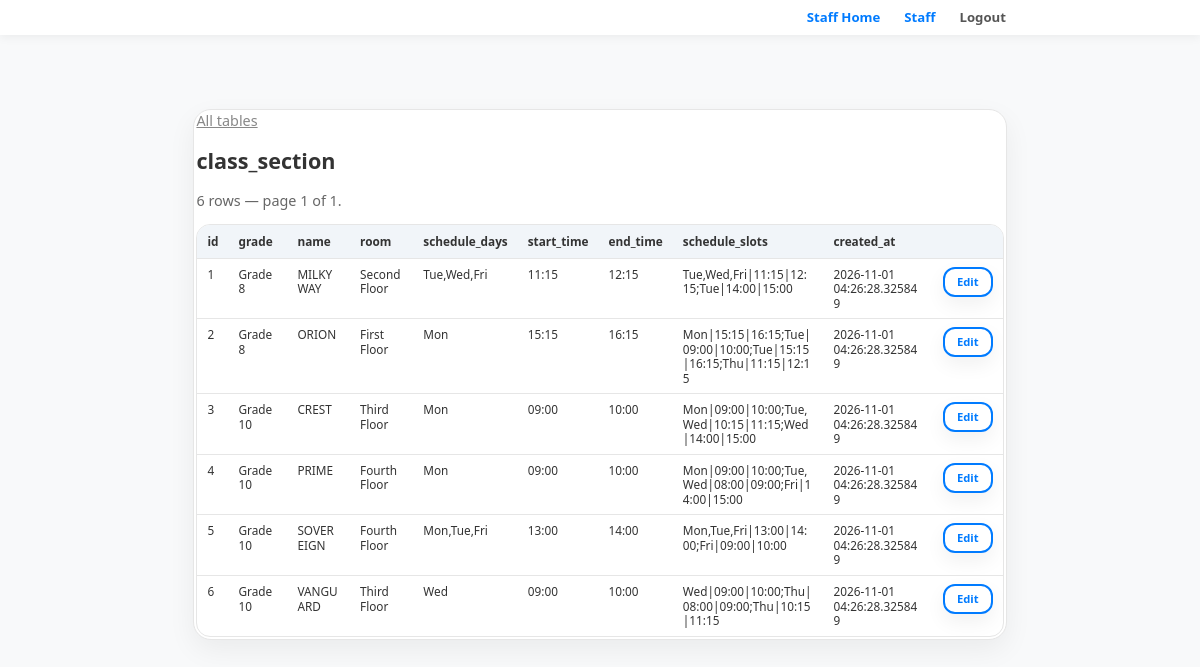
Page /admin/database/class_section (signed in) on the committed database.
### app.py (models this page shows)
class SectionLevel(db.Model):
    __tablename__ = 'class_section'
    id = db.Column(db.Integer, primary_key=True)
    grade = db.Column(db.String(40), nullable=False, index=True)
    name = db.Column(db.String(80), nullable=False)
    room = db.Column(db.String(60), nullable=False, default='')
    schedule_days = db.Column(db.String(40), nullable=False, default='')
    start_time = db.Column(db.String(5), nullable=False, default='')
    end_time = db.Column(db.String(5), nullable=False, default='')
    schedule_slots = db.Column(db.Text, nullable=False, default='')
    created_at = db.Column(db.DateTime, nullable=False, default=datetime.utcnow)
    __table_args__ = (db.UniqueConstraint('grade', 'name', name='uq_section_in_grade'),)

### app.py (the view)
@app.route('/admin/database/<table>')
@admin_required
def admin_database_table(table):
    cols = db_columns(table)
    if not cols:
        return redirect(url_for('admin_database'))
    try:
        page = max(int(request.args.get('page', '1')), 1)
    except ValueError:
        page = 1
    links = user_link_columns(table)
    learner_col = request.args.get('col')
    if learner_col not in links:
        learner_col = sorted(links)[0] if links else ''
    only = (request.args.get('value') or '').strip()
    if learner_col and links[learner_col] == 'id':
        only = str(int(only)) if only.lstrip('-').isdigit() else ''
    filter_col = learner_col if only else ''
    total = db_count(table, filter_col, only) if filter_col else db_count(table)
    pages = max((total + ROW_PAGE_SIZE - 1) // ROW_PAGE_SIZE, 1)
    page = min(page, pages)
    return render_template(
        'admin_database_table.html',
        user=current_user(),
        table=table,
        columns=cols,
        rows=db_rows(table, page, filter_col, only),
        key=db_pk(cols),
        page=page,
        pages=pages,
        total=total,
        size=ROW_PAGE_SIZE,
        chars=CELL_CHARS,
        learner_col=learner_col,
        learner_options=user_picks(table).get(learner_col, []),
        learner_only=only,
    )

### app.py (called while the page is built)
def admin_db_cache(key, query):
    global _ADMIN_DB_CACHE_AT
    now = time.time()
    if now - _ADMIN_DB_CACHE_AT >= 1.0:
        _ADMIN_DB_CACHE.clear()
        _ADMIN_DB_CACHE_AT = now
    if key not in _ADMIN_DB_CACHE:
        _ADMIN_DB_CACHE[key] = query()
    return _ADMIN_DB_CACHE[key]

def normalize_caps(values):
    out = []
    for value in values or []:
        if not str(value).strip():
            continue
        key = str(value).strip().lower().replace('-', '_')
        for canonical, spellings in CAPABILITY_ALIASES.items():
            if key in spellings or key == canonical.replace('_', ' '):
                key = canonical
                break
        if key not in out:
            out.append(key)
    return out

def caps_match(want, caps):
    wanted = normalize_caps([want])
    return bool(wanted) and wanted[0] in normalize_caps(caps)

def cap_label(capability):
    folded = normalize_caps([capability])
    if not folded:
        return ''
    return CAP_LABELS.get(folded[0], folded[0].replace('_', ' '))

def admin_levels():
    def load():
        out = {level: [] for level in reversed(ADMIN_LEVELS)}
        for row in admin_sql('SELECT level, capability FROM roles ORDER BY level',
                             as_rows=True):
            out.setdefault(row['level'], []).append(row['capability'])
        return out
    return admin_db_cache('levels', load)

def roles_for(level):
    if not level:
        return []
    key = LEGACY_LEVEL_KEYS.get(level, level)
    caps = normalize_caps(admin_levels().get(key))
    return caps or level_caps(key)

def admin_account(email):
    address = str(email or '').strip().lower()
    if not address:
        return None
    return admin_db_cache(
        ('account', address),
        lambda: admin_sql('SELECT email, password, level, supervisor FROM accounts '
                          'WHERE lower(email) = ?', (address,), one=True))

def current_user():
    uid = session.get('user_id')
    if not uid:
        return None
    return db.session.get(User, uid)

def is_admin(user):
    return bool(user) and (user.email or '').strip().lower() == ADMIN_EMAIL

def current_staff():
    sid = session.get('staff_id')
    if not sid:
        return None
    return db.session.get(Staff, sid)

def staff_level(member):
    if not member:
        return ''
    account = admin_account(member.email)
    level = str((account or {}).get('level') or '').strip().lower()
    return level if level in ADMIN_LEVELS else 'teacher'

### templates/admin_database_table.html (shortened to what this page needs)
{% extends "base.html" %}
{% block content %}
<div class="container card">
    <p style="margin: 0;"><a href="/admin/database" style="color: #888;">All tables</a></p>
    <h2>{{ table }}</h2>
    <p style="color: #666; margin-top: 0;">
        {% if learner_only %}
            {{ total }} row{{ '' if total == 1 else 's' }} for this learner
            &mdash; page {{ page }} of {{ pages }}.
        {% else %}
            {{ total }} row{{ '' if total == 1 else 's' }} &mdash; page {{ page }} of {{ pages }}.
        {% endif %}
    </p>
    <div class="db-scroll">
        <table class="db-table">
            <thead>
                <tr>
                    {% for c in columns %}<th>{{ c.name }}</th>{% endfor %}
                    {% if key %}<th></th>{% endif %}
                </tr>
            </thead>
            <tbody>
                {% for row in rows %}
                <tr>
                    {% for c in columns %}
                    <td class="{% if c.name == 'password_hash' %}db-null-cell{% endif %}">
                        {%- set value = row[c.name] -%}
                        {%- if value is none -%}
                            <span class="db-null">empty</span>
                        {%- elif c.name == 'password_hash' -%}
                            <span title="hidden">&bull;&bull;&bull;&bull;&bull;&bull;</span>
                        {%- else -%}
                            {{ value | string | truncate(chars, true) }}
                        {%- endif -%}
                    </td>
                    {% endfor %}
                    {% if key %}
                    <td>
                        <a href="/admin/database/{{ table }}/{{ row[key.name] }}"
                           class="btn btn-outline db-open">Edit</a>
                    </td>
                    {% endif %}
                </tr>
                {% else %}
                <tr><td colspan="{{ columns | length }}">This table is empty.</td></tr>
                {% endfor %}
            </tbody>
        </table>
    </div>
</div>
{% endblock %}

### static/style.css (style rules this page uses)
:root { --primary: #007bff; --primary-hover: #0056b3; --success: #28a745; --danger: #dc3545; --dark: #333; --light-bg: #f8f9fa; --border: #e6e6e6; --shadow: 0 8px 22px rgba(0,0,0,0.08); --app-maxw: 860px; --radius-lg: 18px; --radius-md: 14px; --nav-h: 35px; }
* { box-sizing: border-box; }
html, body { height: 100%; }
html { font-size: clamp(14px, 1.2vw, 16.5px); }
body { font-family: 'Segoe UI', Roboto, Helvetica, Arial, sans-serif; line-height: 1.23; margin: 0; padding: 0; background-color: var(--light-bg); color: var(--dark); -webkit-font-smoothing: antialiased; -moz-osx-font-smoothing: grayscale; }
a, button { -webkit-tap-highlight-color: rgba(0,0,0,0); }
.container { width: 95%; max-width: var(--app-maxw); margin: calc(var(--nav-h) + 1px) auto 1px auto; padding: 2px; }
div { margin: 0; }
.card { background: #ffffff; padding: 2px; border-radius: var(--radius-lg); border: 1px solid var(--border); box-shadow: 0 10px 28px rgba(0,0,0,0.06); }
button, .btn { width: 100%; padding: 12px; max-width: 100%; border: none; border-radius: 12px; font-size: clamp(0.98rem, 1.6vw, 1rem); font-weight: 800; cursor: pointer; transition: transform 0.05s ease, background-color 0.15s ease, box-shadow 0.15s ease, border-color 0.15s ease; text-align: center; text-decoration: none; display: block; -webkit-user-select: none; user-select: none; box-shadow: 0 8px 20px rgba(0,0,0,0.06); color: #ffffff; }
.btn-outline { background: transparent; border: 2px solid var(--primary); color: var(--primary); }
h1, h2, h3, p, li, span, div { overflow-wrap:anywhere; word-break: break-word; }
.container { box-sizing: border-box; }
.db-scroll { overflow-x: auto; -webkit-overflow-scrolling: touch; border: 1px solid var(--border); border-radius: var(--radius-md); background: #fff; }
.db-table { width: 100%; border-collapse: collapse; font-size: 0.82rem; }
.db-table th { text-align: left; padding: 9px 10px; background: #f1f5f9; border-bottom: 1px solid var(--border); white-space: nowrap; position: sticky; top: 0; }
.db-table td { padding: 8px 10px; border-bottom: 1px solid var(--border); vertical-align: top; overflow-wrap: anywhere; max-width: 260px; }
.db-table tr:last-child td { border-bottom: none; }
.db-open { font-size: 0.78rem; padding: 6px 12px; white-space: nowrap; }

### rows in the picture
SectionLevel: grade "Grade 8" "MILKYWAY" "Second Floor" "Tue,Wed,Fri" "11:15" "12:15" "Tue,Wed,Fri|11:15|12:15;Tue|14:00|15:00" "2026-11-01 04:26:28.325849"
SectionLevel: grade "Grade 8" "ORION" "First Floor" "Mon" "15:15" "16:15" "Mon|15:15|16:15;Tue|09:00|10:00;Tue|15:15|16:15;Thu|11:15|12:15" "2026-11-01 04:26:28.325849"
SectionLevel: grade "Grade 10" "CREST" "Third Floor" "Mon" "09:00" "10:00" "Mon|09:00|10:00;Tue,Wed|10:15|11:15;Wed|14:00|15:00" "2026-11-01 04:26:28.325849"
SectionLevel: grade "Grade 10" "PRIME" "Fourth Floor" "Mon" "09:00" "10:00" "Mon|09:00|10:00;Tue,Wed|08:00|09:00;Fri|14:00|15:00" "2026-11-01 04:26:28.325849"
SectionLevel: grade "Grade 10" "SOVEREIGN" "Fourth Floor" "Mon,Tue,Fri" "13:00" "14:00" "Mon,Tue,Fri|13:00|14:00;Fri|09:00|10:00" "2026-11-01 04:26:28.325849"
SectionLevel: grade "Grade 10" "VANGUARD" "Third Floor" "Wed" "09:00" "10:00" "Wed|09:00|10:00;Thu|08:00|09:00;Thu|10:15|11:15" "2026-11-01 04:26:28.325849"

### other values in the picture
{{ table }} "class_section"
{{ total }} "6"
{{ '' if total == 1 else 's' }} "s"
{{ page }} "1"
{{ pages }} "1"
{{ c.name }} "id" "grade" "name" "room" "schedule_days" "start_time" "end_time" "schedule_slots" "created_at"
{{ value | string | truncate(chars, true) }} "1" "2" "3" "4" "5" "6"
